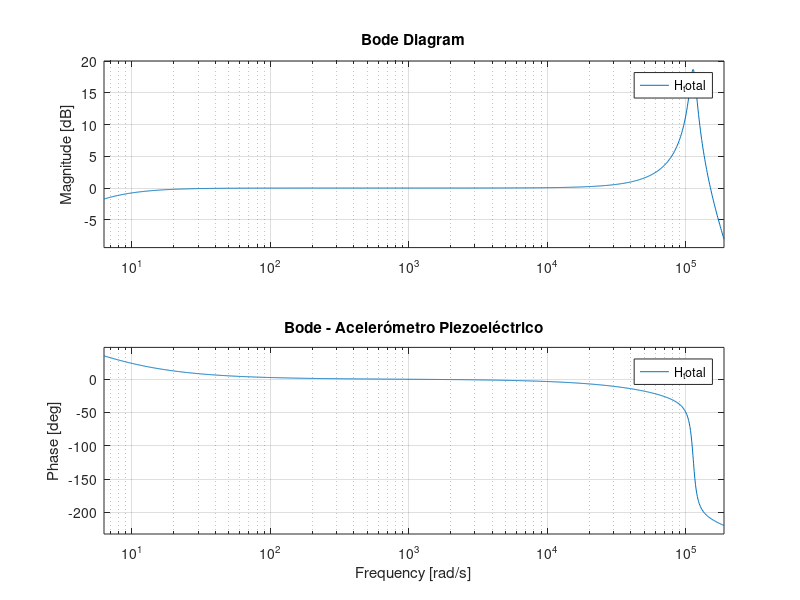

This figure's MATLAB source:
clear; clc;

% -----------------------------
% Parámetros del acelerómetro
% -----------------------------
f_hp   = 0.7;         % Frecuencia de corte pasa alto [Hz]
f_lp   = 30000;       % (opcional) Frecuencia de corte pasa bajo [Hz]
f_res  = 18000;       % Frecuencia de resonancia [Hz]
Q      = 10;          % Factor de calidad (estimado)
f_ref  = 100;         % Frecuencia de referencia para sensibilidad
a_dB   = 0;           % Pendiente (en dB por década, normalmente 0 si es plano)

% Transformación a rad/s
w_hp   = 2*pi*f_hp;
w_lp   = 2*pi*f_lp;
w_res  = 2*pi*f_res;
w_ref  = 2*pi*f_ref;

a = a_dB / (20);  % a/ln(10) ≈ a/20 si a está en dB/década

% -----------------------------
% Función de transferencia
% -----------------------------
s = tf('s');

% Pasa alto (1er orden)
H_hp = (s/w_hp) / (1 + s/w_hp);

% Pasa bajo (1er orden)
H_lp = 1 / (1 + s/w_lp);

% Resonancia (2do orden)
H_res = 1 / (1 + (s/w_res)^2 + s/(Q*w_res));

% Ganancia de pendiente (si a ≠ 0)
H_gain = (s/(2*pi*f_ref))^a;

% Función de transferencia total
H_total = H_hp * H_lp * H_res * H_gain;

% -----------------------------
% Diagrama de Bode
% -----------------------------
figure;
bode(H_total, {2*pi*1, 2*pi*30000});
grid on;
title('Bode - Acelerómetro Piezoeléctrico');
